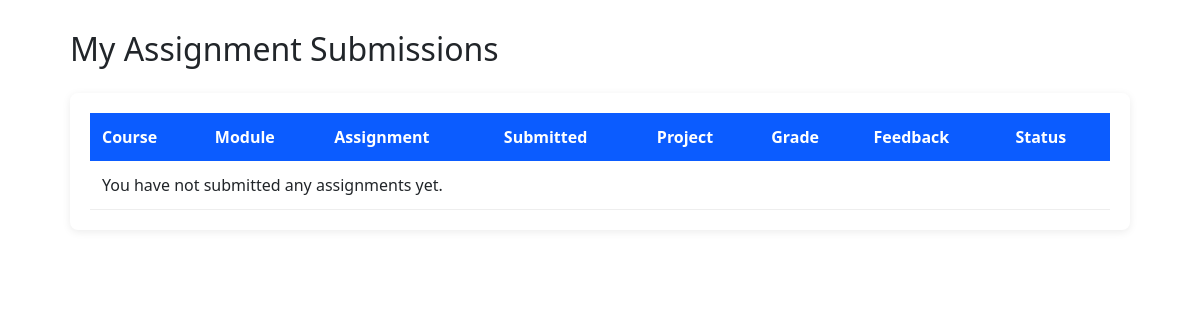
The app's page /my-submissions/ (signed in), older data.
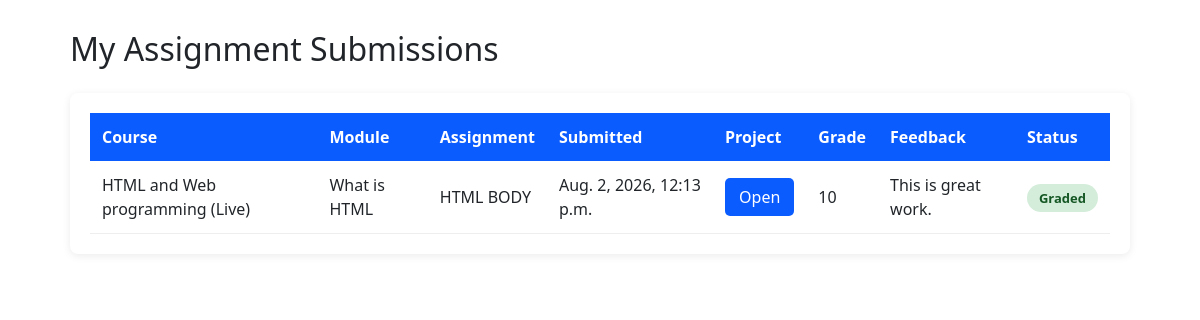
The same page, newer data.
### assignments/models.py (models this page shows)
class Submission(models.Model):
    assignment = models.ForeignKey(Assignment, on_delete=models.CASCADE)
    student = models.ForeignKey(User, on_delete=models.CASCADE)
    link = models.URLField(blank=True)
    grade = models.CharField(max_length=10, blank=True)
    feedback = models.TextField(blank=True)
    submitted_at = models.DateTimeField(auto_now_add=True)
    class Meta:
        unique_together = ['assignment', 'student']

class Assignment(models.Model):
    module = models.ForeignKey(Module, on_delete=models.CASCADE)
    title = models.CharField(max_length=200)
    description = models.TextField()
    is_live = models.BooleanField(default=False)

### courses/models.py (models this page shows, shortened)
class Module(models.Model):
    course = models.ForeignKey(Course, on_delete=models.CASCADE, related_name="modules")
    title = models.CharField(max_length=200)
    content = models.TextField()
    order = models.IntegerField()
    class_url = models.URLField(blank=True, null=True)
    class_date = models.DateTimeField(null=True, blank=True)
    class Meta:
        ordering = ["order"]

class Course(models.Model):
    COURSE_TYPE = (
        ("recorded", "Recorded"),
        ("live", "Live"),
    )
    PAYMENT_TYPE = (
        ('transfer', 'transfer'),
        ('mastercard',  'Mastercard')
    )
    title = models.CharField(max_length=200)
    description = models.TextField()
    price = models.DecimalField(max_digits=8, decimal_places=2)
    payment_type = models.CharField(max_length=10, choices=PAYMENT_TYPE, default="transfer")
    course_type = models.CharField(
        max_length=10,
        choices=COURSE_TYPE,
        default="recorded"
    )
    discount_active = models.BooleanField(default=False)
    discount_percentage = models.PositiveIntegerField(
        default=0
    )
    first_200_discount = models.DecimalField(
        max_digits=5,
        decimal_places=2,
        default=0
    )
    discount_expiry = models.DateTimeField(
        null=True,
        blank=True
    )
    enrollment_open = models.DateTimeField(null=True, blank=True)
    created_at = models.DateTimeField(auto_now_add=True)

### codexio_main/views.py (the view)
@login_required
def my_submissions(request):
    submissions = (
        Submission.objects
        .filter(student=request.user)
        .select_related(
            "assignment",
            "assignment__module",
            "assignment__module__course"
        )
        .order_by("-submitted_at")
    )
    context = {
        "submissions": submissions
    }
    return render(
        request,
        "codexio_main/dashboard/submissions/my_submissions.html",
        context
    )

### codexio_main/templates/codexio_main/dashboard/submissions/my_submissions.html (shortened to what this page needs)
{% extends "base.html" %}
{% block content %}
<div class="submission-container">
<h2 class="page-title">
My Assignment Submissions
</h2>
<div class="submission-card">
<table class="submission-table">
<thead>
<tr>
<th>Course</th>
<th>Module</th>
<th>Assignment</th>
<th>Submitted</th>
<th>Project</th>
<th>Grade</th>
<th>Feedback</th>
<th>Status</th>
</tr>
</thead>
<tbody>
{% for submission in submissions %}
<tr>
<td>{{ submission.assignment.module.course.title }}</td>
<td>{{ submission.assignment.module.title }}</td>
<td>{{ submission.assignment.title }}</td>
<td>{{ submission.submitted_at }}</td>
<td>
<a
href="{{ submission.link }}"
target="_blank"
class="view-btn">
Open
</a>
</td>
<td>
{% if submission.grade %}
{{ submission.grade }}
{% else %}
-
{% endif %}
</td>
<td>
{% if submission.feedback %}
{{ submission.feedback }}
{% else %}
Awaiting grading
{% endif %}
</td>
<td>
{% if submission.grade %}
<span class="status graded">
Graded
</span>
{% else %}
<span class="status pending">
Pending
</span>
{% endif %}
</td>
</tr>
{% empty %}
<tr>
<td colspan="8">
You have not submitted any assignments yet.
</td>
</tr>
{% endfor %}
</tbody>
</table>
</div>
</div>
{% endblock %}

Row changes from the older to the newer data that the page shows:
added Submission: assignment.module.course "HTML and Web programming (Live)", assignment.module "What is HTML", assignment "HTML BODY", submitted_at "Aug. 2, 2026, 12:13 p.m.", grade "10", feedback "This is great work.", shows "Graded"
Text that changed along with them:
text no longer shown: "You have not submitted any assignments yet."
